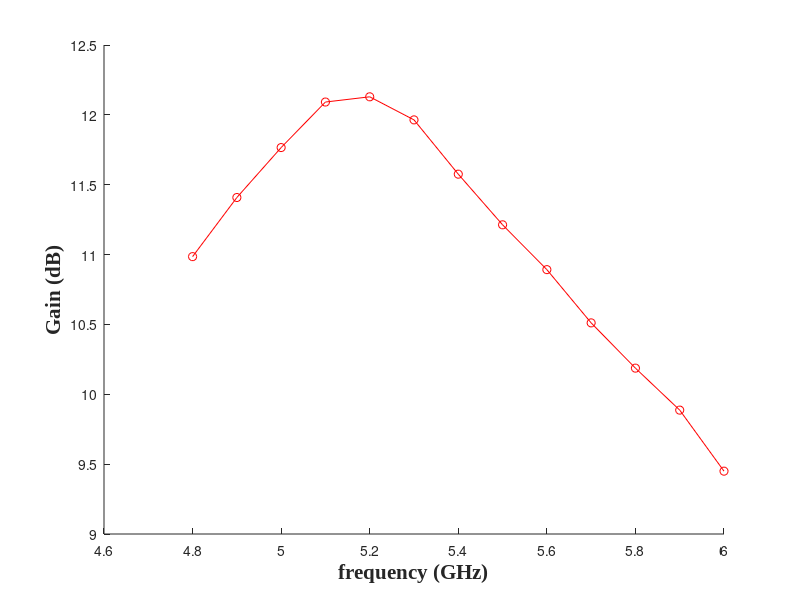
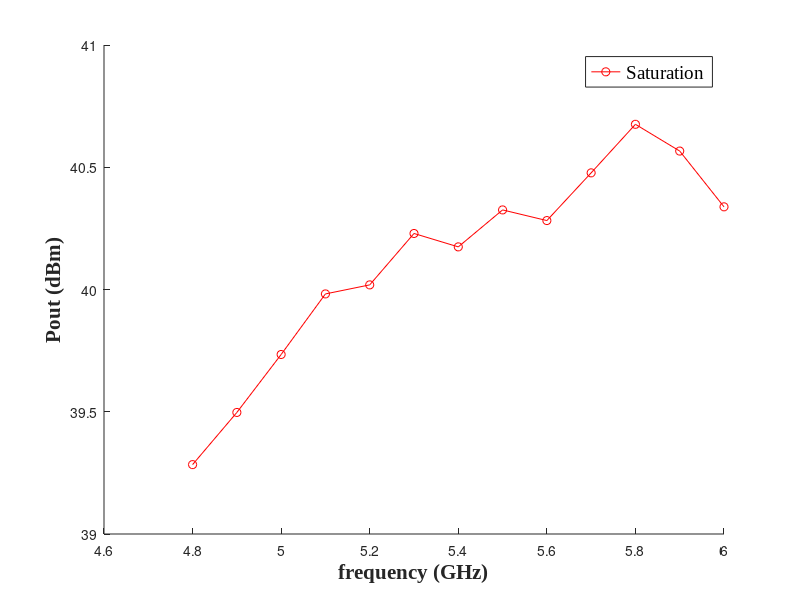
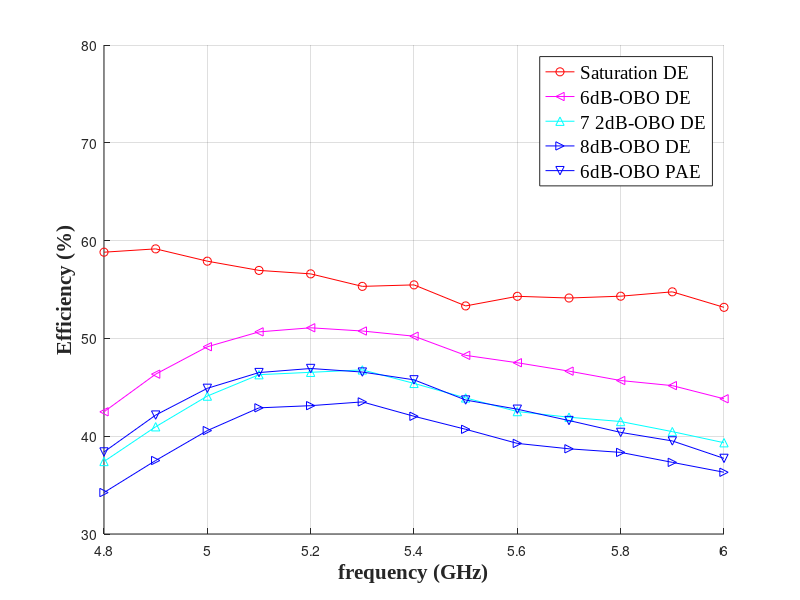
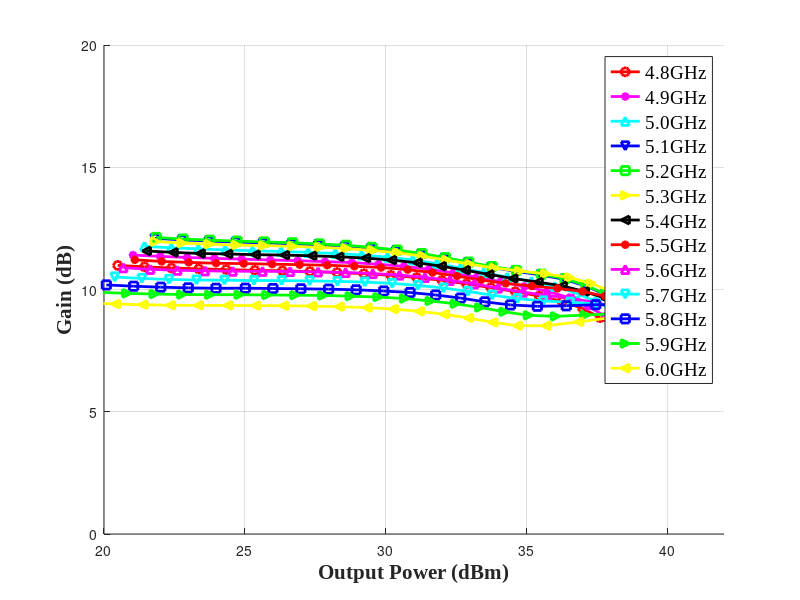

The MATLAB script that drew these images, in order:
clc
clear
close all
% load('PA_data_2022-10-23-23-21.mat')
% f_start =24.5e9;
% f_stop =29.5e9;
% f_step =0.5e9;
%
%load('PA_Doherty_linear_data_CW_4_8_6_0G_2023-04-19-17-35.mat')
%load('PA_Doherty_linear_data_CW_4_8_6_0G_2023-04-20-10-54.mat')
%load('PA_Doherty_linear_data_CW_4_8_6_0G_2023-04-20-11-11.mat')
%load('PA_Doherty_linear_data_CW_4_8_6_0G_2023-04-20-11-28.mat')
load('PA_Doherty_linear_data_CW_4_8_6_0G_2023-04-20-11-48.mat')
%
f_start =4.8e9;
f_stop =6.0e9;
f_step =0.1e9;
% desired characterization power range (in dBm) at the output of the driver
% n=2;
p_min = -35;
p_max = -13;
p_step = 1;
% Pout_real=[];


% linestyle1=char('-ro', '-m*', '-c^', '-bv', '-gs', '-y>', '-k<','-r*', '-m^', '-cv', '-bv', '-gs', '-y>', '-k<','-r*', '-m^', '-cv');
% load('PA_data_2017-08-19-21-39')
Nf=(f_stop-f_start)/f_step+1;
Pf=(p_max-p_min)/p_step+1;
%
Psat=zeros(1,Nf);
PAEsat=zeros(1,Nf);
freq=zeros(1,Nf);
Att_out=zeros(1,Nf);
Pin_real=zeros(Pf,Nf);
Pout_real=zeros(Pf,Nf);
Gain_real=zeros(Pf,Nf);
DE_real=zeros(Pf,Nf);
PAE_real=zeros(Pf,Nf);
%
for i=1:Nf
%         Gain_real(p_idx,f_idx)=data(f_idx).table(p_idx,9);
%         Pin_real(p_idx,f_idx)=data(f_idx).table(p_idx,2);
%         DE_real(p_idx,f_idx)=data(f_idx).table(p_idx,11);
%         PAE_real(p_idx,f_idx)=data(f_idx).table(p_idx,10);
%         Att_out(f_idx)=Mea_Attenuator_2(freq); 
    freq(i)=data(i).frequency;
    Pin_real(:,i)=data(i).table(:,2);  
    Vm_real(:,i)=data(i).table(:,3);
    Im_real(:,i)=data(i).table(:,4);
    Ia_real(:,i)=data(i).table(:,5);
    Pout_real(:,i)=data(i).table(:,8);   
    Gain_real(:,i)=data(i).table(:,9);  
    DE_real(:,i)=data(i).table(:,11);
    PAE_real(:,i)=data(i).table(:,10);
 %   Att_out(i)=Mea_Attenuator_2(freq(i)); 
end
%
%
%% Interpolate the DE and PAE to find 6dB Back-off DE and PAE
PAE_max=max(PAE_real);
Pout_max=max(Pout_real);
Gain_max=max(Gain_real);
for i=1:Nf
    PAE_6dB(i)=interp1(Pout_real(:,i),PAE_real(:,i),Pout_max(i)-6,'linear');
    DE_6dB(i)=interp1(Pout_real(:,i),DE_real(:,i),Pout_max(i)-6,'linear');
    DE_7_2dB(i)=interp1(Pout_real(:,i),DE_real(:,i),Pout_max(i)-7.2,'linear');
    DE_8dB(i)=interp1(Pout_real(:,i),DE_real(:,i),Pout_max(i)-8,'linear');
    Pout_1dB(i)=interp1(Gain_real(:,i),Pout_real(:,i),Gain_max(i)-2,'linear');
end
%
%

[N1,N2]=size(Pout_real);
RFfreq=(f_start:f_step:f_stop)/1e9;
linestyle1=char('-ro', '-m*', '-c^', '-bv', '-gs', '-y>', '-k<','-r*', '-m^', '-cv','-bs','-g>', '-y<', '-ko');
%
figure(1)
hold on
plot(RFfreq,Gain_real(1,:),'-ro');
set(gcf,'color','w');
% h=legend('1.0GHz','1.2GHz','1.4GHz','1.6GHz','1.8GHz','2.0GHz');
% set(h,'fontsize',14,'fontname','Times New Roman')
% title('DE vs Normalized Pout for various x_n','fontsize',14,'fontname','Times New Roman');
xlabel('frequency (GHz)','fontsize',15,'fontname','Times New Roman','fontweight','b');
ylabel('Gain (dB)','fontsize',15,'fontname','Times New Roman','fontweight','b');   
hold off

figure(2)
hold on
plot(RFfreq,max(Pout_real),'-ro');
% plot(RFfreq,Pout_1dB,'-bv')
set(gcf,'color','w');
h=legend('Saturation','1dB Compression');
set(h,'fontsize',14,'fontname','Times New Roman')
% title('DE vs Normalized Pout for various x_n','fontsize',14,'fontname','Times New Roman');
xlabel('frequency (GHz)','fontsize',15,'fontname','Times New Roman','fontweight','b');
ylabel('Pout (dBm)','fontsize',15,'fontname','Times New Roman','fontweight','b');   
hold off

figure()
hold on
plot(RFfreq,max(DE_real),'-ro');
plot(RFfreq,DE_6dB, '-m<');
plot(RFfreq,DE_7_2dB,'-c^');
plot(RFfreq,DE_8dB,'-b>');
plot(RFfreq,PAE_6dB, '-bv');
set(gcf,'color','w');
axis([4.8,6.0,30,80]);
h=legend('Saturation DE','6dB-OBO DE','7 2dB-OBO DE','8dB-OBO DE','6dB-OBO PAE');
set(h,'fontsize',14,'fontname','Times New Roman')
% title('DE vs Normalized Pout for various x_n','fontsize',14,'fontname','Times New Roman');
xlabel('frequency (GHz)','fontsize',15,'fontname','Times New Roman','fontweight','b');
ylabel('Efficiency (%)','fontsize',15,'fontname','Times New Roman','fontweight','b');   
hold off
grid on

figure()
hold on
for i=1:N2
    plot(Pout_real(:,i),Gain_real(:,i),linestyle1(i,:),'linewidth',2);
end
set(gcf,'color','w');
axis([20,42,0,20]);
h=legend('4.8GHz','4.9GHz','5.0GHz','5.1GHz','5.2GHz','5.3GHz','5.4GHz','5.5GHz','5.6GHz','5.7GHz','5.8GHz','5.9GHz','6.0GHz');
set(h,'fontsize',14,'fontname','Times New Roman')
% title('DE vs Normalized Pout for various x_n','fontsize',14,'fontname','Times New Roman');
xlabel('Output Power (dBm)','fontsize',15,'fontname','Times New Roman','fontweight','b');
ylabel('Gain (dB)','fontsize',15,'fontname','Times New Roman','fontweight','b');    
hold off    
grid on
%
%


figure()
hold on
for i=1:6
    plot(Pout_real(:,i),Im_real(:,i),linestyle1(i,:),'linewidth',2);
    plot(Pout_real(:,i),Ia_real(:,i),linestyle1(i,:),'linewidth',2);
end
set(gcf,'color','w');
% axis([26,42,20,70]);
h=legend('4.8GHz','4.9GHz','5.0GHz','5.1GHz','5.2GHz','5.3GHz');
set(h,'fontsize',14,'fontname','Times New Roman')
% title('DE vs Normalized Pout for various x_n','fontsize',14,'fontname','Times New Roman');
xlabel('Output Power (dBm)','fontsize',15,'fontname','Times New Roman','fontweight','b');
ylabel('Current (A)','fontsize',15,'fontname','Times New Roman','fontweight','b');    
hold off    
grid on


figure()
hold on
for i=7:13
    plot(Pout_real(:,i),DE_real(:,i),linestyle1(i,:),'linewidth',2);
end
set(gcf,'color','w');
axis([26,42,20,70]);
h=legend('5.4GHz','5.5GHz','5.6GHz','5.7GHz','5.8GHz','5.9GHz','6.0GHz');
set(h,'fontsize',14,'fontname','Times New Roman')
% title('DE vs Normalized Pout for various x_n','fontsize',14,'fontname','Times New Roman');
xlabel('Output Power (dBm)','fontsize',15,'fontname','Times New Roman','fontweight','b');
ylabel('DE (%)','fontsize',15,'fontname','Times New Roman','fontweight','b');    
hold off    
grid on
%

% figure()
% hold on
% for i=1:N2
%     plot(Pin_real(:,i),Pout_real(:,i),linestyle1(i,:),'linewidth',2);
% end
% set(gcf,'color','w');
% % axis([-20,0,0,30]);
% h=legend('1.0GHz','1.2GHz','1.4GHz','1.6GHz','1.8GHz','2.0GHz');
% set(h,'fontsize',14,'fontname','Times New Roman')
% % title('DE vs Normalized Pout for various x_n','fontsize',14,'fontname','Times New Roman');
% xlabel('Input Power (dBm)','fontsize',15,'fontname','Times New Roman','fontweight','b');
% ylabel('Output Power (dBm)','fontsize',15,'fontname','Times New Roman','fontweight','b');    
% hold off    
% grid on


figure()
hold on
for i=1:N2
    plot(Pout_real(:,i),Gain_real(:,i),linestyle1(i,:),'linewidth',2);
end
set(gcf,'color','w');
% axis([-20,0,0,30]);
h=legend('4.8GHz','4.9GHz','5.0GHz','5.1GHz','5.2GHz','5.3GHz','5.4GHz','5.5GHz','5.6GHz','5.7GHz','5.8GHz','5.9GHz','6.0GHz');
set(h,'fontsize',14,'fontname','Times New Roman')
% title('DE vs Normalized Pout for various x_n','fontsize',14,'fontname','Times New Roman');
xlabel('Output Power (dBm)','fontsize',15,'fontname','Times New Roman','fontweight','b');
ylabel('Gain (dB)','fontsize',15,'fontname','Times New Roman','fontweight','b');    
hold off    
grid on

k1=6; k2=12;
figure()
hold on
for i=k1:k2
    plot(Pout_real(:,i),Im_real(:,i),linestyle1(i,:),'linewidth',2);
end
set(gcf,'color','w');

for i=k1:k2
 plot(Pout_real(:,i),Ia_real(:,i),linestyle1(i+1,1:2),'linewidth',2);
end
h=legend('Main_1','Main_2','Main_3','Aux_1','Aux_2','Aux_3');
% set(h,'fontsize',14,'fontname','Times New Roman')
% title('DE vs Normalized Pout for various x_n','fontsize',14,'fontname','Times New Roman');
xlabel('Pout (dBm)','fontsize',15,'fontname','Times New Roman','fontweight','b');
ylabel('Drain Current (A)','fontsize',15,'fontname','Times New Roman','fontweight','b');   
hold off

figure()
hold on
for i=k1:k2
    plot(Pout_real(:,i),Gain_real(:,i),linestyle1(i,:),'linewidth',2);
end
set(gcf,'color','w');
% axis([-20,0,0,30]);
h=legend('4.8GHz','4.9GHz','5.0GHz','5.1GHz','5.2GHz','5.3GHz','5.4GHz','5.5GHz','5.6GHz','5.7GHz','5.8GHz','5.9GHz','6.0GHz');
set(h,'fontsize',14,'fontname','Times New Roman')
% title('DE vs Normalized Pout for various x_n','fontsize',14,'fontname','Times New Roman');
xlabel('Output Power (dBm)','fontsize',15,'fontname','Times New Roman','fontweight','b');
ylabel('Gain (dB)','fontsize',15,'fontname','Times New Roman','fontweight','b');    
hold off    
grid on

figure()
hold on
for i=k1:k2
    plot(Pout_real(:,i),DE_real(:,i),linestyle1(i,:),'linewidth',2);
end
set(gcf,'color','w');
axis([26,42,20,70]);
h=legend('4.8GHz','4.9GHz','5.0GHz','5.1GHz','5.2GHz','5.3GHz','5.4GHz','5.5GHz','5.6GHz','5.7GHz','5.8GHz','5.9GHz','6.0GHz');
set(h,'fontsize',14,'fontname','Times New Roman')
% title('DE vs Normalized Pout for various x_n','fontsize',14,'fontname','Times New Roman');
xlabel('Output Power (dBm)','fontsize',15,'fontname','Times New Roman','fontweight','b');
ylabel('DE (%)','fontsize',15,'fontname','Times New Roman','fontweight','b');    
hold off    
grid on